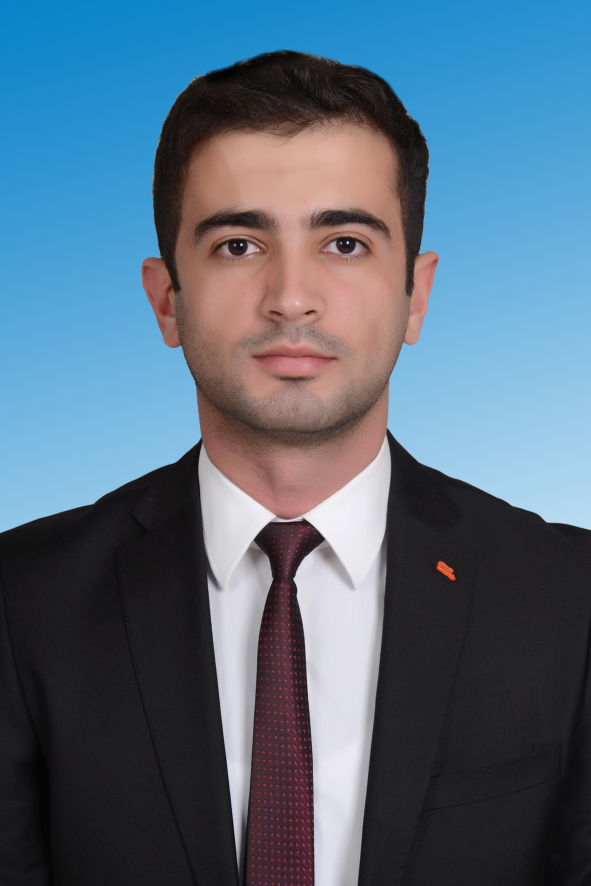
#> input picture image compression FFT/headshot.jpg, 1181 x 1772 px, found by its file name (shown at 1/2 size)
$ python image_comp.py
#> lines starting #> are read from the running program, lines starting #| are printed output that depends on the picture; after the words box and inside, x2 and y2 are one past the last pixel; in counts of white or black regions, pixels touching at a corner belong together
""" When you Fourier Transform an Image most of the fourier coefficients are quite small and
    can be truncated or thresholded away so we can zero out all of the small fourier coefficients
    retaining only the largest 1% or 2% of those FFT values and then

    When we inverse Fourier Transform that thresholded FFT signal we recover the original image
    with relatively low degradation

    So compression comes about by only saving these largest %1 or %2 fourier coefficients """

from matplotlib.image import imread
import numpy as np
import matplotlib.pyplot as plt
import os

from mpl_toolkits.mplot3d import axes3d

path = r'C:\Users\oguzhan.sari\Desktop\Oğuzhan\development\fourier_SB\image compression FFT'
plt.rcParams['figure.figsize'] = [5, 5]
plt.rcParams.update({'font.size': 18})

A = imread(os.path.join(path, 'headshot.jpg'))
#> A is the input picture: shape (1772, 1181, 3); mean R, G, B 85.4, 106.7, 124.8
B = np.mean(A, -1)         # converts RGB to grayscale
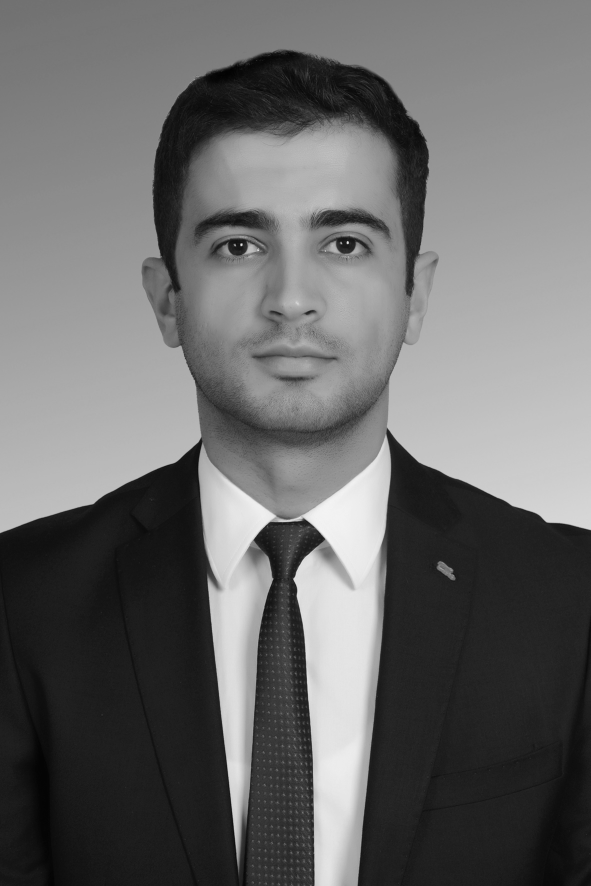
#> B: shape (1772, 1181) float64 (shown at 1/2 size); min 1.33, max 254, mean 105.6

plt.figure()
plt.imshow(A)
plt.axis('off')
plt.show()

plt.imshow(B)               # grayscale --> average of the color channels RGB
# plt.imshow(256 - A)       #,cmap='gray_r')         # steve-black background
plt.axis('off')
plt.show()
""" We just want to work on an array for simplicity, not to work on three color channel """


Bt = np.fft.fft2(B)
Btsorted = np.sort(np.abs(Bt.reshape(-1)))          # sort by magnitude

# Zero out all small coefficients and inverse transform
for keep in (0.1, 0.05, 0.01, 0.002):
    thresh = Btsorted[int(np.floor((1-keep)*len(Btsorted)))]
    ind = np.abs(Bt) > thresh                                   # find small indices
    Btlow = Bt * ind                                         # Threshold small indices  # mask [1, .. 0] ones and zeros
    Alow = np.fft.ifft2(Btlow).real                             # compressed image
    plt.figure()
    plt.imshow(Alow, cmap='gray')
    # plt.imshow(256- Alow, cmap='gray')
    plt.axis('off')
    plt.title('Compressed image: keep = ' + str(keep*100) + '%')
    plt.show()
#> this loop made 4 passes
#> thresh on passes 1 to 4: 10878.4, 18818.1, 69924.4, 248411.7
#> pass 1, `ind = np.abs(Bt) > thresh`:
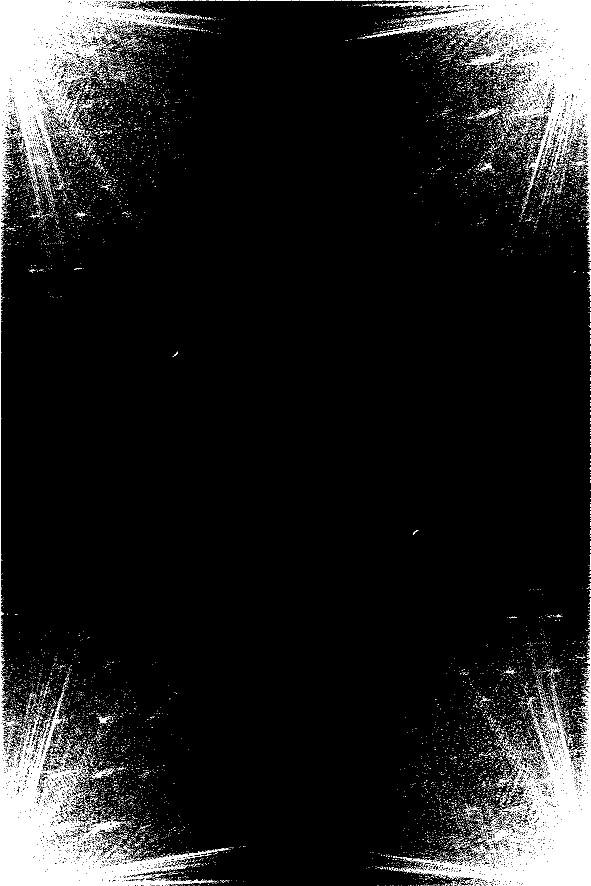
#> ind: shape (1772, 1181) bool (shown at 1/2 size); 10% white; 13632 white regions (13405 under 20 px), largest, box (x1, y1, x2, y2) and area: (0, 0, 437, 1772) 84646, (745, 0, 1181, 389) 42712, (805, 1380, 1181, 1772) 38892
#> pass 2, `ind = np.abs(Bt) > thresh`:
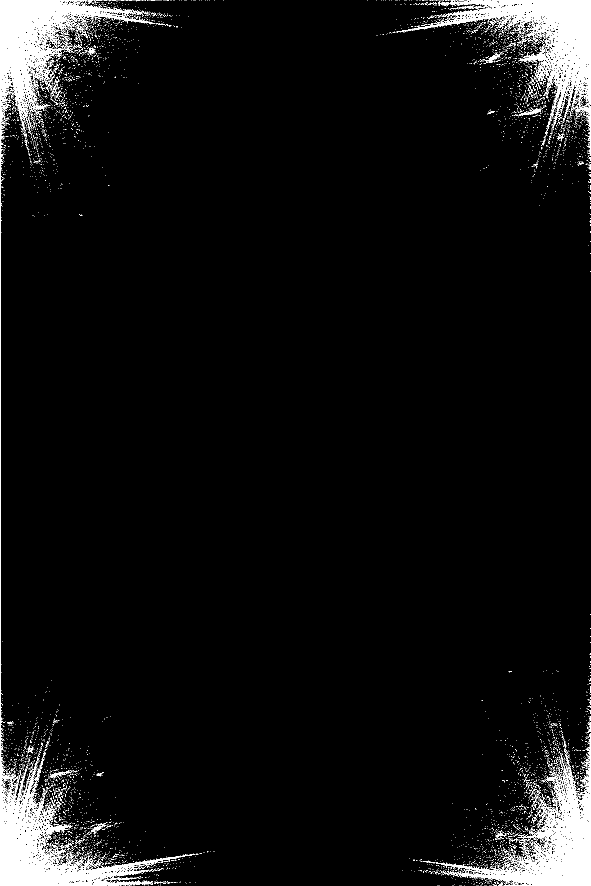
#> ind: shape (1772, 1181) bool (shown at 1/2 size); 5% white; 6156 white regions (6061 under 20 px), largest, box (x1, y1, x2, y2) and area: (0, 0, 391, 1772) 44597, (791, 0, 1181, 270) 22508, (872, 1502, 1181, 1772) 19395


""" There is a lot of high frequency content in hair, fur and grass, thats when we need to keep to reconstruct
    that image and so high frequency stuff is harder to represent

Pixar - Toy Story;
    Characters had plastic skin without hair and fur no grass
    because it is much much easier to work in a compressed representation and to render those types of objects
    than to render hair, fur and grass

    And it was big step from Toy Story to Monsters Inc where they finally figured out how to render big hairy monster
    because that's a lot harder, a lot higher frequency content, a lot more detail you have to render that you can't
    just compress out """

""" The Larger the image the more compressible it is
    So if we have an ultra ultra high-res image, there's more redundant information that we can compress out
    We'll get a higher compression ratio the bigger the image

    If we have smaller image low-res, we need more of those fourier coefficients to reconstruct the image """

# Plot pixel intensity of the image as a surface

plt.rcParams['figure.figsize'] = [6, 6]

fig = plt.figure()
ax = fig.add_subplot(111, projection='3d')
X, Y = np.meshgrid(np.arange(1, np.shape(B)[1] + 1), np.arange(1, np.shape(B)[0] + 1))
ax.plot_surface(X[0::10, 0::10], Y[0::10, 0::10], 256-B[0::10, 0::10], cmap='viridis', edgecolor='none')
ax.set_title = 'Surface Plot'
ax.mouse_init()
#ax.view_init(200, 270)
ax.view_init(-270, -270)              #different perspective
plt.show()
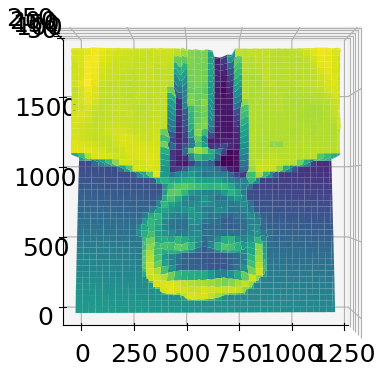
#> figure drawn by matplotlib, 1 panel

""" this is the exact headshot.jpg but rendered as a surface plot
    So brighter pixels in my face are both brighter and taller - kind of an elevation map

    My face kind of mountain landscape of pixel intensity
    the whites of my eye were the brightest pixels, those are the tallest peaks

    What we are trying to do with fourier approximation is trying the approximate this mountain land scape
    of the pixel intensity as a sum of sin() and cosine() waves in X and in Y at different frequences
So we are going to add up all of those kind of wavy sheets in just the right proportion and
we're going to reconstruct this topography of pixel intensities to reconstruct my face"""
